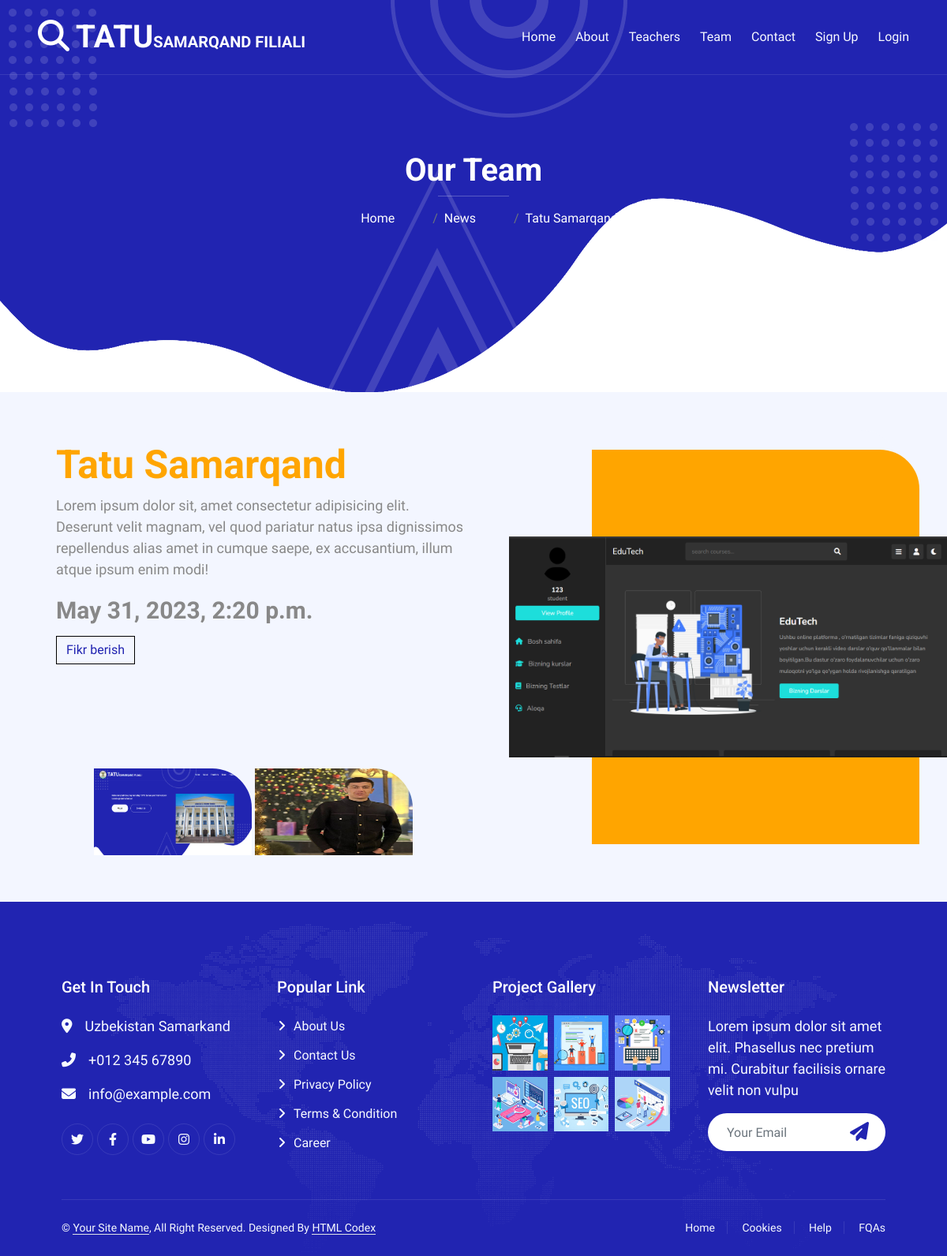
The page /newsinfo/Tatu Samarqand/ on the database its author committed.
### team/models.py (models this page shows, shortened)
class InfoNewsModel(models.Model):
    title = models.CharField(max_length=100)
    img1 = models.ImageField(upload_to='img')
    text = models.TextField(max_length=1000)
    img2 = models.ImageField(upload_to='img')
    img3 = models.ImageField(upload_to='img',blank=True)
    new = models.ForeignKey(NewsModel,models.CASCADE)

class NewsModel(models.Model):
    title = models.CharField(max_length=100)
    img1 = models.ImageField(upload_to='img')
    text = models.TextField(max_length=1000)
    datatime = models.DateTimeField(auto_now=True)

### team/views.py (the view)
# urls.py: path('newsinfo/<str:title>/',InfoNewsView,name='newsinfo')
def InfoNewsView(request,title):
    new = InfoNewsModel.objects.get(title=title)
    return render(request,'team/info.html',{'new':new})

### team/templates/team/info.html (shortened to what this page needs)
{% extends 'base.html' %} {% load static %}
    {% block head %}
    <link rel="stylesheet" href="{% static 'css/style_news.css' %}" />
    {% endblock head %}
    {% block content %}
    <div class="container-xxl py-5 bg-primary hero-header mb-5">
      <div class="container my-5 py-5 px-lg-5">
        <div class="row g-5 py-5">
          <div class="col-12 text-center">
            <h1 class="text-white animated zoomIn">Our Team</h1>
            <hr class="bg-white mx-auto mt-0" style="width: 90px" />
            <nav aria-label="breadcrumb">
              <ol class="breadcrumb justify-content-center">
                <li class="breadcrumb-item">
                  <a class="text-white" href="{% url 'home' %}">Home</a>
                </li>
                <li class="breadcrumb-item">
                  <a class="text-white" href="{% url 'news' %}">News</a>
                </li>
                <li
                  class="breadcrumb-item text-white active"
                  aria-current="page"
                >
                  {{new.title}}
                </li>
              </ol>
            </nav>
          </div>
        </div>
      </div>
    </div>
    <div class="heading">
      <div class="leftcontent">
        <h3>{{new.title}}</h3>
        <p>{{new.new.text}}</p>
        <div class="price">
          <strong>{{new.new.datatime}}</strong>
        </div>
        <div class="addbag">
          <a style='text-decoration: none;' href="{% url 'contact' %}"><div class="bagtext">Fikr berish</div></a>
        </div>
        <br />
        <div class="m-5">
          <img
            style="display: inline-block"
            src="{{new.img2.url}}"
            width="200px"
            height="110px"
            class="shoesdown"
          />
          <img
            src="{{new.img3.url}}"
            width="200px"
            height="110px"
            class="shoesdown"
          />
        </div>
      </div>
      <div class="rightcontent">
        <img src="{{new.img1.url}}" width="560px" height="280px" />
      </div>
    </div>
    {% endblock content %}

### static/css/style.css (style rules this page uses)
:root { --primary: #2124B1; --secondary: #4777F5; --light: #F7FAFF; --dark: #1D1D27; }
h1, h2, h3, .fw-bold { font-weight: 700 !important; }
.hero-header { background: url(../img/bg-dot.png), url(../img/bg-dot.png), url(../img/bg-round.png), url(../img/bg-tree.png), url(../img/bg-bottom-hero.png); background-position: 10px 10px, bottom 190px right 10px, left 55% top -1px, left 45% bottom -1px, center bottom -1px; background-repeat: no-repeat; }

### static/css/style_news.css (style rules this page uses)
* { padding:0; margin:0; }
li { margin-left: 40px; }
::placeholder { color:white; }
.heading { display: flex; justify-content: center; background-color: #F3F6FF; color: #888; width: 95%; height: 90%; border-radius: 0px 50px 0px 0px; }
h3 { font-size: 50px; color:orange; }
p { font-size: 18px; }
.price { display: flex; align-items: center; }
strong { font-size: 30px; }
.addbag { display: flex; margin:10px 0px; }
.bagtext { padding:5px 10px; width:100px; border:1px solid black; text-align: center; }
.leftcontent { display: flex; justify-content: center; flex-direction: column; margin-left: 71px; }
.rightcontent { display: flex; align-items: center; justify-content: center; width: 550px; height: 550px; position: relative; z-index: 1; display: flex; justify-content: right; }
.rightcontent::after { content: ""; width: 415px; height: 500px; position: absolute; background-color:orange; right: -25px; border-radius: 0px 50px 0px 0px; z-index: -1; }
.rightcontent img { position: relative; right:-65px; }
.shoesdown { border-radius: 0px 50px 0px 0px; position: relative; top:50px; }

### rows shown on the page
InfoNewsModel: title "Tatu Samarqand", new.text "Lorem ipsum dolor sit, amet consectetur adipisicing elit. Deserunt velit magnam, vel quod pariatur natus ipsa dignissimos repellendus alias amet in cumque saepe, ex accusantium, illum atque ipsum enim modi!", new.datatime "May 31, 2023, 2:20 p.m.", img2 (picture), img3 (picture), img1 (picture)
